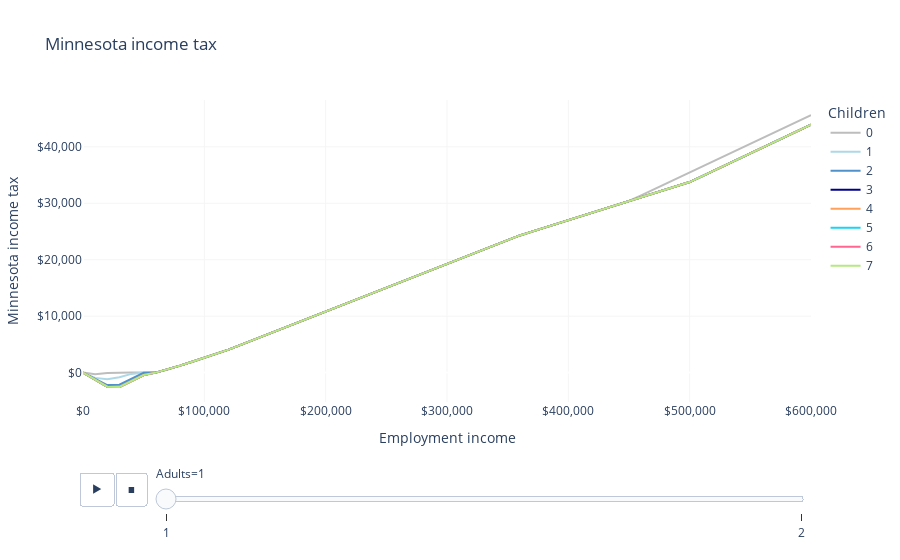

The notebook cell this image was saved under:
### Code cell
fig = px.line(
    df,
    "employment_income",
    "state_income_tax",
    color="children",
    animation_frame="adults",
    labels=LABELS,
    title="Minnesota income tax",
    color_discrete_map=COLOR_MAP,
)
fig.update_layout(
    xaxis_tickformat="$,",
    yaxis_tickformat="$,",
    plot_bgcolor="white",
    xaxis_gridcolor=LIGHT_GRAY,
    yaxis_gridcolor=LIGHT_GRAY,
)
fig.show()
